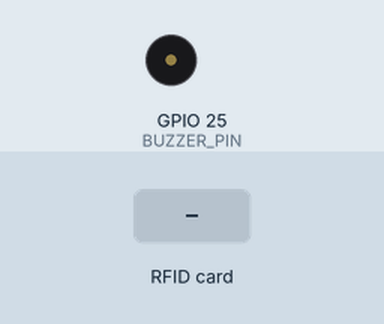
Bench run of a sketch on a simulated ESP32. Parts: buzzer (waves = sounding, pin HIGH). The inputs (shaded band) are chosen by the test bench. WiFi joins after 1.5 s; servers stay silent unless stated; uploads are accepted with an empty reply; the local clock reads 2024-03-15 10:24:30 at power-on unless the sketch sets it; what the sketch prints to the serial monitor is not drawn.

Above: at 2.9 s.
3.0 s: RFID card 5E 7A 19 C4 held to the reader
At 3.79 s:
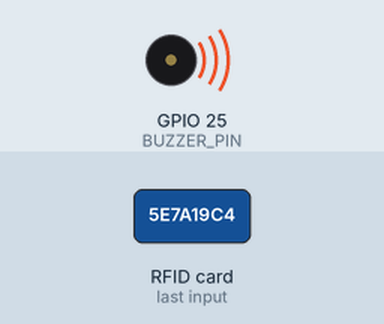
Timing chart, 0 to 6.0 s (numbered marks = the images above; inputs shaded):
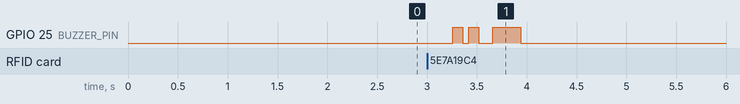

Measured:
- after the input at 3.0 s, GPIO 25 (BUZZER_PIN): goes HIGH 0.10 s, LOW 0.06 s, HIGH 0.10 s, LOW 0.14 s, HIGH 0.28 s, then LOW, starting after 0.26 s

The sketch:

esp32_rfid_attendance.ino
```cpp
/*
 * ESP32 RFID Attendance System - AWS Integration
 *
 * This code reads RFID tags using RC522 module and sends entry logs
 * to AWS API Gateway endpoint for attendance tracking.
 *
 * Hardware:
 * - ESP32 Development Board
 * - MFRC522 RFID Reader Module
 * - DS3231 RTC Module (for accurate timestamps)
 * - RFID Tags/Cards
 * - Buzzer (optional, for audio feedback)
 *
 * Connections:
 * RC522    ESP32
 * SDA      GPIO 5
 * SCK      GPIO 18
 * MOSI     GPIO 23
 * MISO     GPIO 19
 * RST      GPIO 4
 * 3.3V     3.3V
 * GND      GND
 *
 * DS3231 RTC:
 * SDA      GPIO 21 (I2C)
 * SCL      GPIO 22 (I2C)
 * VCC      5V or 3.3V
 * GND      GND
 *
 * Buzzer:
 * +        GPIO 25
 * -        GND
 *
 * Libraries Required:
 * - WiFi (built-in)
 * - HTTPClient (built-in)
 * - MFRC522 by GithubCommunity
 * - SPI (built-in)
 * - Wire (built-in)
 * - RTClib by Adafruit
 *
 * Setup Instructions:
 * 1. Update WiFi credentials (ssid, password)
 * 2. Update API_GATEWAY_URL with your AWS API Gateway endpoint
 * 3. Upload code to ESP32
 * 4. Ensure RTC is set to correct time (auto-set on first run)
 * 5. Ensure students are registered in DynamoDB Student_Master table
 */

 #include <WiFi.h>
 #include <HTTPClient.h>
 #include <SPI.h>
 #include <MFRC522.h>
 #include <Wire.h>
 #include "RTClib.h"

 #define SS_PIN 5
 #define RST_PIN 4
 #define BUZZER_PIN 25

 // WiFi credentials
 const char* ssid = "AaryaB";
 const char* password = "aarya1234";

 // AWS API Gateway endpoint for entry logs
 // Replace with your actual API Gateway URL (e.g., https://YOUR-API-ID.execute-api.us-east-1.amazonaws.com/prod/entry)
 const char* API_GATEWAY_URL = "https://iz0fcerohk.execute-api.eu-north-1.amazonaws.com/prod/entry";

 MFRC522 rfid(SS_PIN, RST_PIN);
 RTC_DS3231 rtc;

 void setup() {
   Serial.begin(115200);
   Serial.println("=== RFID Attendance System - AWS Integration ===");
   Serial.println("Sends entry logs to AWS API Gateway /entry endpoint");
   delay(200);

   SPI.begin();
   rfid.PCD_Init();

   Wire.begin();
   if (!rtc.begin()) {
     Serial.println("Couldn't find RTC!");
   }
   if (rtc.lostPower()) {
     rtc.adjust(DateTime(F(__DATE__), F(__TIME__)));
   }

   pinMode(BUZZER_PIN, OUTPUT);
   digitalWrite(BUZZER_PIN, LOW);

   Serial.print("Connecting to WiFi: ");
   Serial.println(ssid);
   WiFi.mode(WIFI_STA);
   WiFi.begin(ssid, password);

   unsigned long start = millis();
   while (WiFi.status() != WL_CONNECTED) {
     if (millis() - start > 20000) {
       Serial.println("Failed to connect to WiFi (timeout). Continuing offline.");
       break;
     }
     delay(500);
     Serial.print(".");
   }

   if (WiFi.status() == WL_CONNECTED) {
     Serial.println();
     Serial.print("Connected, IP: ");
     Serial.println(WiFi.localIP());
   }
   Serial.println("Ready to scan RFID...");
 }

 void loop() {
   if (!rfid.PICC_IsNewCardPresent() || !rfid.PICC_ReadCardSerial()) {
     delay(50);
     return;
   }

   // Read RFID UID without spaces (format: A1B2C3D4)
   String rfidUid = "";
   for (byte i = 0; i < rfid.uid.size; i++) {
     if (rfid.uid.uidByte[i] < 0x10) rfidUid += "0";
     rfidUid += String(rfid.uid.uidByte[i], HEX);
   }
   rfidUid.toUpperCase();

   Serial.print("Card detected. RFID UID: ");
   Serial.println(rfidUid);

   // Get current timestamp from RTC
   DateTime now = rtc.now();
   String timestamp = getISOTimestamp(now);
   String date = getDateString(now);

   Serial.printf("Timestamp: %s, Date: %s\n", timestamp.c_str(), date.c_str());

   // Send entry log to AWS API Gateway
   if (WiFi.status() == WL_CONNECTED) {
     bool success = sendEntryLog(rfidUid, timestamp, date);
     if (success) {
       Serial.printf("✅ Entry log recorded successfully at %04d/%02d/%02d %02d:%02d:%02d\n",
                     now.year(), now.month(), now.day(),
                     now.hour(), now.minute(), now.second());
       successTune();
     } else {
       Serial.printf("❌ Failed to record entry log at %04d/%02d/%02d %02d:%02d:%02d\n",
                     now.year(), now.month(), now.day(),
                     now.hour(), now.minute(), now.second());
       failureTune();
     }
   } else {
     Serial.println("❌ No WiFi connection. Cannot send entry log.");
     Serial.println("Please connect to WiFi to use the attendance system.");
     failureTune();
   }

   rfid.PICC_HaltA();
   delay(1000); // Prevent duplicate scans
 }

 // --- SEND ENTRY LOG TO AWS API GATEWAY ---
 bool sendEntryLog(const String &rfidUid, const String &timestamp, const String &date) {
   HTTPClient http;

   // Prepare JSON payload
   String jsonPayload = "{";
   jsonPayload += "\"rfid_uid\":\"" + rfidUid + "\",";
   jsonPayload += "\"timestamp\":\"" + timestamp + "\",";
   jsonPayload += "\"date\":\"" + date + "\"";
   jsonPayload += "}";

   Serial.println("Sending entry log to API Gateway...");
   Serial.println("URL: " + String(API_GATEWAY_URL));
   Serial.println("Payload: " + jsonPayload);

   if (http.begin(API_GATEWAY_URL)) {
     http.addHeader("Content-Type", "application/json");

     int httpCode = http.POST(jsonPayload);
     String response = "";

     if (httpCode > 0) {
       response = http.getString();
       Serial.printf("HTTP Response code: %d\n", httpCode);
       Serial.println("Response: " + response);

       if (httpCode == 200) {
         // Parse JSON response to check if it was successful
         if (response.indexOf("\"message\"") >= 0 || response.indexOf("successfully") >= 0) {
           http.end();
           return true;
         } else if (response.indexOf("\"error\"") >= 0) {
           Serial.println("API returned error: " + response);
           http.end();
           return false;
         }
         http.end();
         return true; // 200 status code means success
       } else {
         Serial.printf("HTTP Error: %d\n", httpCode);
         http.end();
         return false;
       }
     } else {
       Serial.printf("HTTP POST failed, code: %d\n", httpCode);
       Serial.println("Error: " + http.errorToString(httpCode));
       http.end();
       return false;
     }
   } else {
     Serial.println("Failed to connect to API Gateway.");
     return false;
   }
 }

// --- GENERATE ISO TIMESTAMP FROM RTC ---
String getISOTimestamp(DateTime dt) {
  // RTC is set to IST (UTC+5:30), so we need to convert to UTC for proper storage
  // Subtract 5 hours and 30 minutes to get UTC time
  DateTime utcTime = DateTime(dt.unixtime() - 19800); // 19800 seconds = 5.5 hours

  // Format: YYYY-MM-DDTHH:MM:SSZ (UTC format)
  char timestamp[25];
  sprintf(timestamp, "%04d-%02d-%02dT%02d:%02d:%02dZ",
          utcTime.year(), utcTime.month(), utcTime.day(),
          utcTime.hour(), utcTime.minute(), utcTime.second());
  return String(timestamp);
}

// --- GENERATE DATE STRING ---
String getDateString(DateTime dt) {
  // Use IST date (RTC is in IST)
  // Format: YYYY-MM-DD
  char date[11];
  sprintf(date, "%04d-%02d-%02d",
          dt.year(), dt.month(), dt.day());
  return String(date);
}

 // --- BUZZER TUNES ---
 void successTune() {
   for (int i = 0; i < 2; i++) {
     digitalWrite(BUZZER_PIN, HIGH); delay(100);
     digitalWrite(BUZZER_PIN, LOW); delay(60);
   }
   delay(80);
   digitalWrite(BUZZER_PIN, HIGH); delay(280);
   digitalWrite(BUZZER_PIN, LOW);
 }

 void failureTune() {
   digitalWrite(BUZZER_PIN, HIGH); delay(420);
   digitalWrite(BUZZER_PIN, LOW); delay(120);
   digitalWrite(BUZZER_PIN, HIGH); delay(180);
   digitalWrite(BUZZER_PIN, LOW);
 }
```
